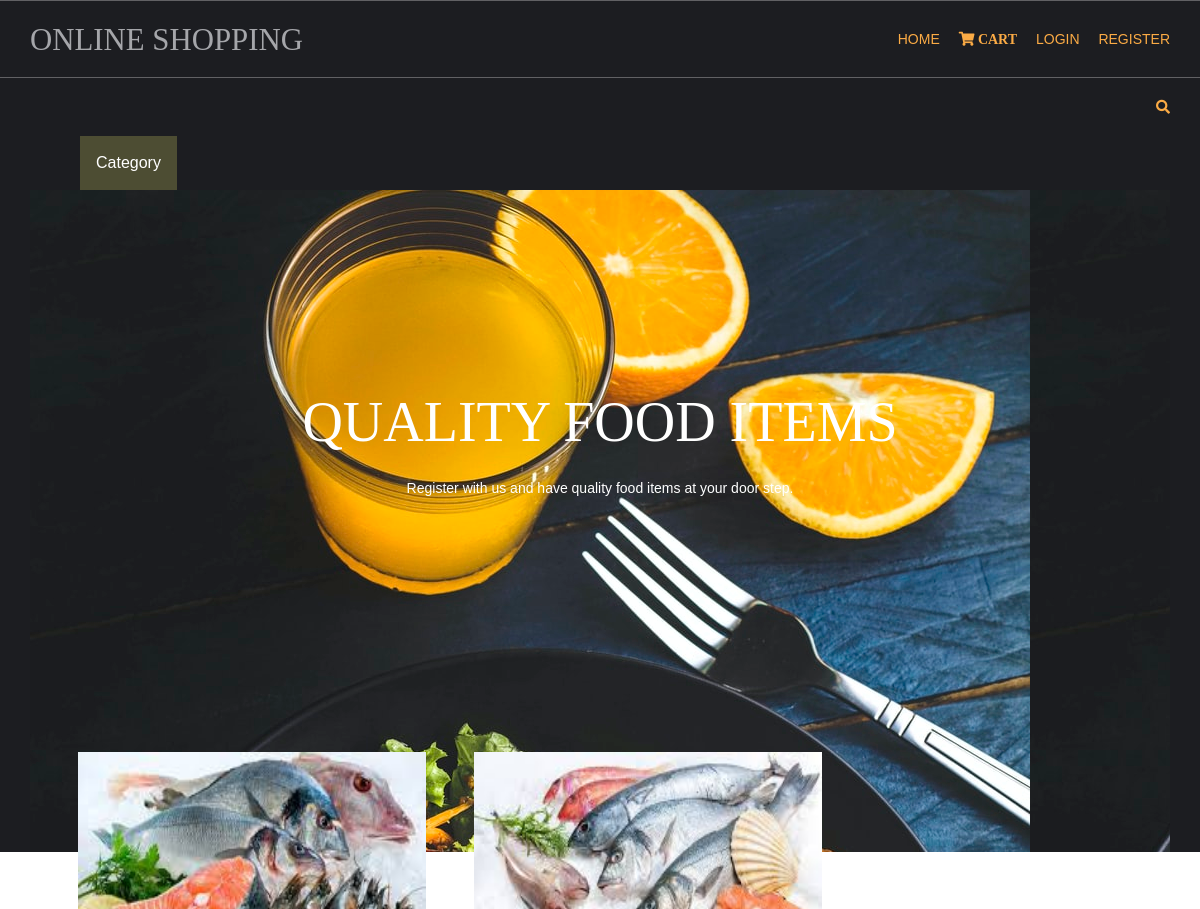
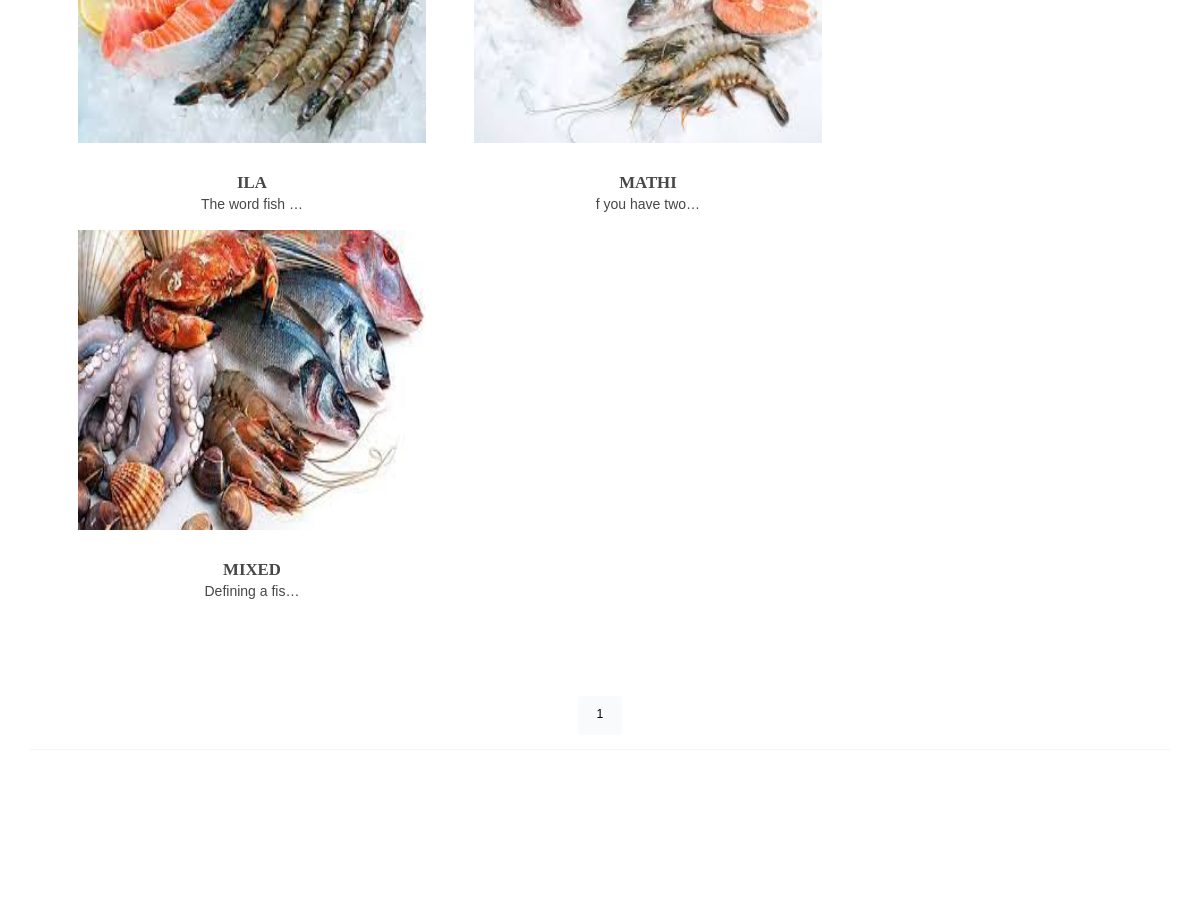
The page /fishes/ (signed in) on the database its author committed (2 pictures, top to bottom).
### shopapp/models.py (models this page shows, shortened)
class product(models.Model):
    name=models.CharField(max_length=225,unique=True)
    slug=models.SlugField(max_length=225,unique=True)
    img=models.ImageField(upload_to='product')
    des=models.TextField()
    stock=models.IntegerField()
    available=models.BooleanField()
    price=models.IntegerField()
    cata=models.ForeignKey(catag,on_delete=models.CASCADE)
    def get_url(self):
        return  reverse('detail',args=[self.cata,self.slug])

### shopapp/views.py (the view)
# urls.py: 2. Add a URL to urlpatterns:  path('', views.home, name='home')
def home(requst,slugs=None):
        cpage=None
        prd=None
        if slugs!=None:
            cpage=get_object_or_404(catag,slug=slugs)
            prd=product.objects.filter(cata=cpage,available=True)
        else:
            prd = product.objects.all().filter(available=True)
        cat=catag.objects.all()
        paginator=Paginator(prd,4)
        try:
            page=int(requst.GET.get('page',1))
        except:
            page=1
        try:
            pro=paginator.page(page)
        except(EmptyPage,InvalidPage):
            pro=paginator.page(paginator.num_pages)
        return render(requst,'index.html',{'prd':prd,'cat':cat,'pg':pro})

### carts/context_processor.py (called while the page is built)
def count(request):
    itemcount=0;
    if 'admin' in request.path:
        return {}
    else:
        try:
           ct=cartlist.objects.filter(cartid=cartidd(request))
           cti=item.objects.all().filter(cart=ct[:1])
           for c in cti:
               itemcount+=c.qlt
        except cartlist.DoesNotExist:
            itemcount=0
        return dict(its=itemcount)

### carts/views.py (called while the page is built)
def cartidd(request):
    cid=request.session.session_key
    if not cid:
        cid=request.session_create()
    return cid

### shopapp/models.py (called while the page is built)
    def get_url(self):
        return reverse('dview',args=[self.slug])

    def __str__(self):
        return '{}'.format(self.name)

### templates/index.html (shortened to what this page needs)
{% extends 'base.html' %}
{% load static %}
{% block content %}
<div id="topbar" class="hoc clear">
      <div class="fl_right">
        <ul class="nospace">
          <li id="searchform">
          </li>
        </ul>
      </div>
    </div>
<body id="top">
             <div class="dropdown" >
  <button class="dropbtn">Category</button>
</div>
  <div id="pageintro" class="hoc clear" style="background-image:url('{% static 'hm/images/demo/backgrounds/asss.jpg'%}');">
    <article>
      <h3 class="heading">QUALITY FOOD ITEMS</h3>
      <p>Register with us and have quality food items at your door step.</p>
    </article>
  </div>
<div class="wrapper row3">
  <main class="hoc container clear">
    <section id="introblocks">
      <ul class="nospace group btmspace-80">
      {% for i in pg.object_list %}
        <li class="one_third">
          <figure><a class="imgover" href={{i.get_url}}><img src="{{i.img.url}}" style="width:400px;height:300px;"></a>
            <figcaption>
              <h6 class="heading">{{i.name}}</h6>
              <p>{{i.des|truncatechars:15}}</p>
            </figcaption>
          </figure>
        </li>
{% endfor %}
      </ul>
    </section> <center>
    {% for p in pg.paginator.page_range %}
      <a href="?page={{p}}" class="btn btn-light btn-sm {% if pg.number == p %} active {% endif %}">{{p}} </a>
         {% endfor %}
    </center>
    <hr class="btmspace-80">
  </main>
</div>
</body>
</html>
{% endblock %}

### static/hm/layout/styles/layout.css (style rules this page uses)
#topbar { padding:20px 0; font-size:.8rem; text-transform:uppercase; }
#topbar ul li { display:inline-block; margin-right:15px; }
#topbar ul li:last-child { margin-right:0; padding-right:0; border-right:none; }
#topbar #searchform { position:relative; line-height:1; z-index:9999; }
#topbar #searchform::after { display:block; height:18px; line-height:18px; padding:0; font-family:"Font Awesome\ 5 Free"; font-weight:900; font-size:1rem; content:"\f002"; }
#topbar #searchform ::placeholder { text-transform:capitalize; }
#pageintro { padding:200px 0 300px; }
#pageintro article, #pageintro article p { display:block; max-width:75%; margin:0 auto; text-align:center; }
#pageintro article p { max-width:65%; line-height:2rem; }
#pageintro .heading { margin-bottom:20px; font-size:4rem; }
.container { padding:80px 0; }
#introblocks { display:block; position:relative; margin:-180px 0 0 0; z-index:1; text-align:center; }
#introblocks figure figcaption { display:block; padding:30px 0 0 0; text-align:center; }
#introblocks figure figcaption .heading { font-size:1.2rem; font-weight:700; margin-bottom:0; }
*, *::before, *::after { transition:all .3s ease-in-out; }
body { color:#A5A6AA; background-color:#1C1D21; }
a { color:#FBAB45; }
hr, .borderedbox { border-color:#D7D7D7; }
.btn, .btn.inverse:hover { color:#FFFFFF; background-color:#FBAB45; border-color:#FBAB45; }
.imgover, .imgover:hover::after { color:#FFFFFF; }
.row3 { color:#474747; background-color:#FFFFFF; }
#topbar #searchform { color:#FBAB45; }
#pageintro { color:#FFFFFF; }
@media screen and (min-width:1140px) { .hoc { max-width:1140px; } }

### static/hm/layout/styles/framework.css (style rules this page uses)
html { overflow-y:scroll; overflow-x:hidden; }
html, body { margin:0; padding:0; font-size:14px; line-height:1.6em; }
*, *::before, *::after { box-sizing:border-box; }
.nospace { margin:0; padding:0; list-style:none; }
.btn { display:inline-block; padding:8px 18px 10px; text-transform:uppercase; border:1px solid; }
.clear, .group { display:block; }
.clear::before, .clear::after, .group::before, .group::after { display:table; content:""; }
.clear, .clear::after, .group, .group::after { clear:both; }
a { outline:none; text-decoration:none; }
.fl_right, .imgr { float:right; }
img { width:auto; max-width:100%; height:auto; margin:0; padding:0; border:none; line-height:normal; vertical-align:middle; }
.imgover { display:inline-block; position:relative; max-width:100%; }
.imgover::before, .imgover::after { display:block; position:absolute; content:""; text-align:center; opacity:0; }
.imgover::before { top:0; right:0; bottom:0; left:0; }
.imgover::after { top:50%; left:50%; width:50px; height:50px; line-height:50px; margin:-25px 0 0 -25px; font-family:"Font Awesome\ 5 Free"; font-weight:900; content:"\f067"; font-size:28px; }
body, input, textarea, select { font-family:Verdana, Geneva, sans-serif; }
h1, h2, h3, h4, h5, h6, .heading { font-family:Georgia, "Times New Roman", Times, serif; }
label, input, textarea, select, button { display:block; resize:none; outline:none; color:inherit; font-size:inherit; font-family:inherit; vertical-align:middle; }
::placeholder { opacity:1; }
h1, h2, h3, h4, h5, h6, .heading { margin:0 0 20px 0; font-size:1.4rem; line-height:normal; font-weight:normal; text-transform:uppercase; }
hr { display:block; width:100%; height:1px; border:solid; border-width:1px 0 0 0; }
.wrapper { display:block; position:relative; width:100%; margin:0; padding:0; text-align:left; word-wrap:break-word; }
.hoc { display:block; margin:0 auto; }
address, article, aside, figcaption, figure, footer, header, main, nav, section { display:block; margin:0; padding:0; }
.one_half, .one_third, .two_third, .one_quarter, .two_quarter, .three_quarter { display:inline-block; float:left; margin:0 0 0 4.21052%; list-style:none; }
.one_third { width:30.52631%; }
.btmspace-80 { margin-bottom:80px; }

### templates/index.html (style rules this page uses)
.dropbtn { background-color:#4d4d33; color: white; padding: 16px; font-size: 16px; border: none; cursor: pointer; }
.dropdown { position: relative; display: inline-block; padding-left: 80px; }

### rows shown on the page
product: img (picture), name "ILA", des "The word fish …"
product: img (picture), name "MATHI", des "f you have two…"
product: img (picture), name "MIXED", des "Defining a fis…"

### other values the page prints
{{ p }} "1"
